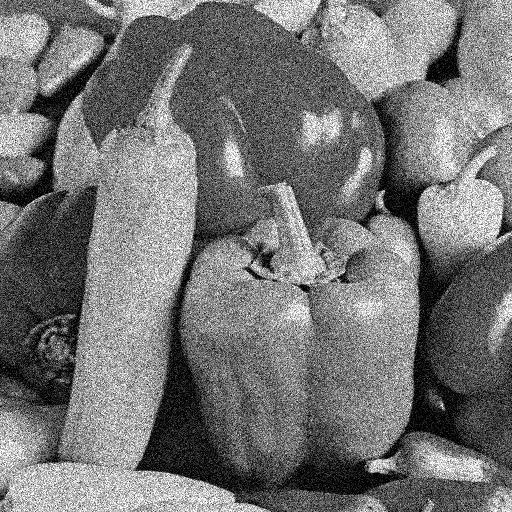
#> input picture data/peppers_gray_ruido.bmp, 512 x 512 px, found by its file name
$ python smoothing-v2.py
#> lines starting #> are read from the running program, lines starting #| are printed output that depends on the picture; after the words box and inside, x2 and y2 are one past the last pixel; in counts of white or black regions, pixels touching at a corner belong together
import sys

import cv2 as cv
import numpy as np

#  Global Variables
DELAY_CAPTION = 1500
DELAY_BLUR = 150
MAX_KERNEL_LENGTH = 31
src_image = None
dst_image = None
window_name = 'Smoothing Demo'
default_image = './data/peppers_gray_ruido.bmp'


def main(argv) -> int:
    cv.namedWindow(window_name, cv.WINDOW_AUTOSIZE)

    # Load the source image
    image_name = argv[0] if len(argv) > 0 else default_image
    global src_image
    src_image = cv.imread(cv.samples.findFile(image_name))
#> src_image is the input picture: shape (512, 512, 3); min 0, max 255, mean 116.6
    if src_image is None:
        print('Error opening image')
        print(f"Usage: smoothing.py [image_name -- default {default_image}] \n")
        return -1
    if display_caption('Original Image') != 0:
        return 0
    global dst_image
    dst_image = np.copy(src_image)
    if display_dst(DELAY_CAPTION) != 0:
        return 0

    # Applying Homogeneous blur
    if display_caption('Homogeneous Blur') != 0:
        return 0

    for i in range(1, MAX_KERNEL_LENGTH, 2):
        dst_image = cv.blur(src_image, (i, i))
        if display_dst(DELAY_BLUR) != 0:
            return 0

    # Applying Median blur
    if display_caption('Median Blur') != 0:
        return 0

    for i in range(1, MAX_KERNEL_LENGTH, 2):
        dst_image = cv.medianBlur(src_image, i)
        if display_dst(DELAY_BLUR) != 0:
            return 0

    #  Done
    display_caption('Done!')
    return 0


def display_caption(caption: str):
#> called with caption = 'Original Image'
    global dst_image
    dst_image = np.zeros(src_image.shape, src_image.dtype)
    rows, cols, _ch = src_image.shape
#> rows = 512; cols = 512
    cv.putText(
        dst_image,
        caption,
        (int(cols / 4), int(rows / 2)),
        cv.FONT_HERSHEY_COMPLEX,
        1,
        (255, 255, 255)
    )
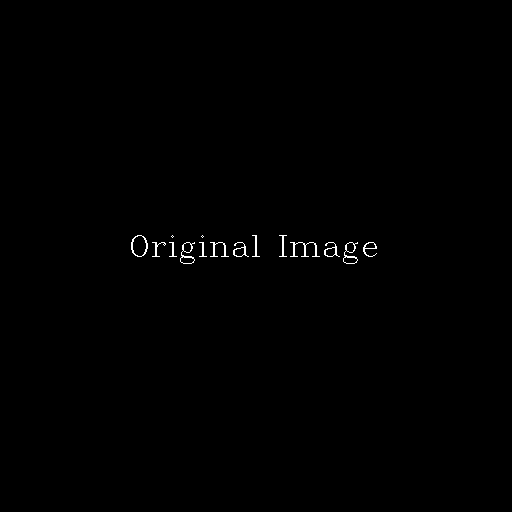
#> dst_image: shape (512, 512, 3); 0.36% white in thin lines or dots, all inside (x1, y1, x2, y2) = (131, 235, 377, 264)
    return display_dst(DELAY_CAPTION)


def display_dst(delay: int) -> int:
#> called with delay = 1500
    cv.imshow(window_name, dst_image)
    c = cv.waitKey(delay)
#> (key Esc is pressed here)
    if c >= 0:
        return -1
    return 0


if __name__ == "__main__":
    main(sys.argv[1:])
